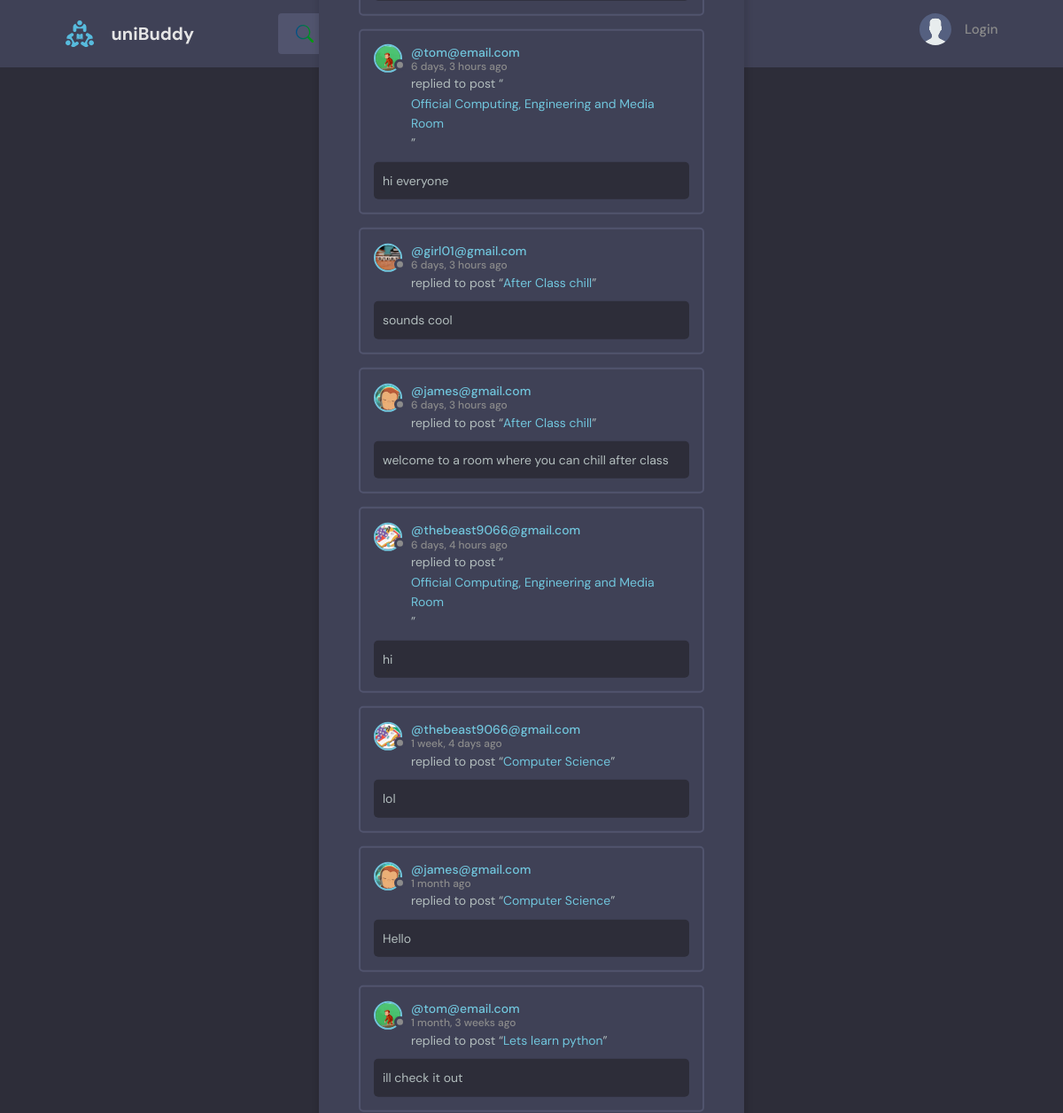
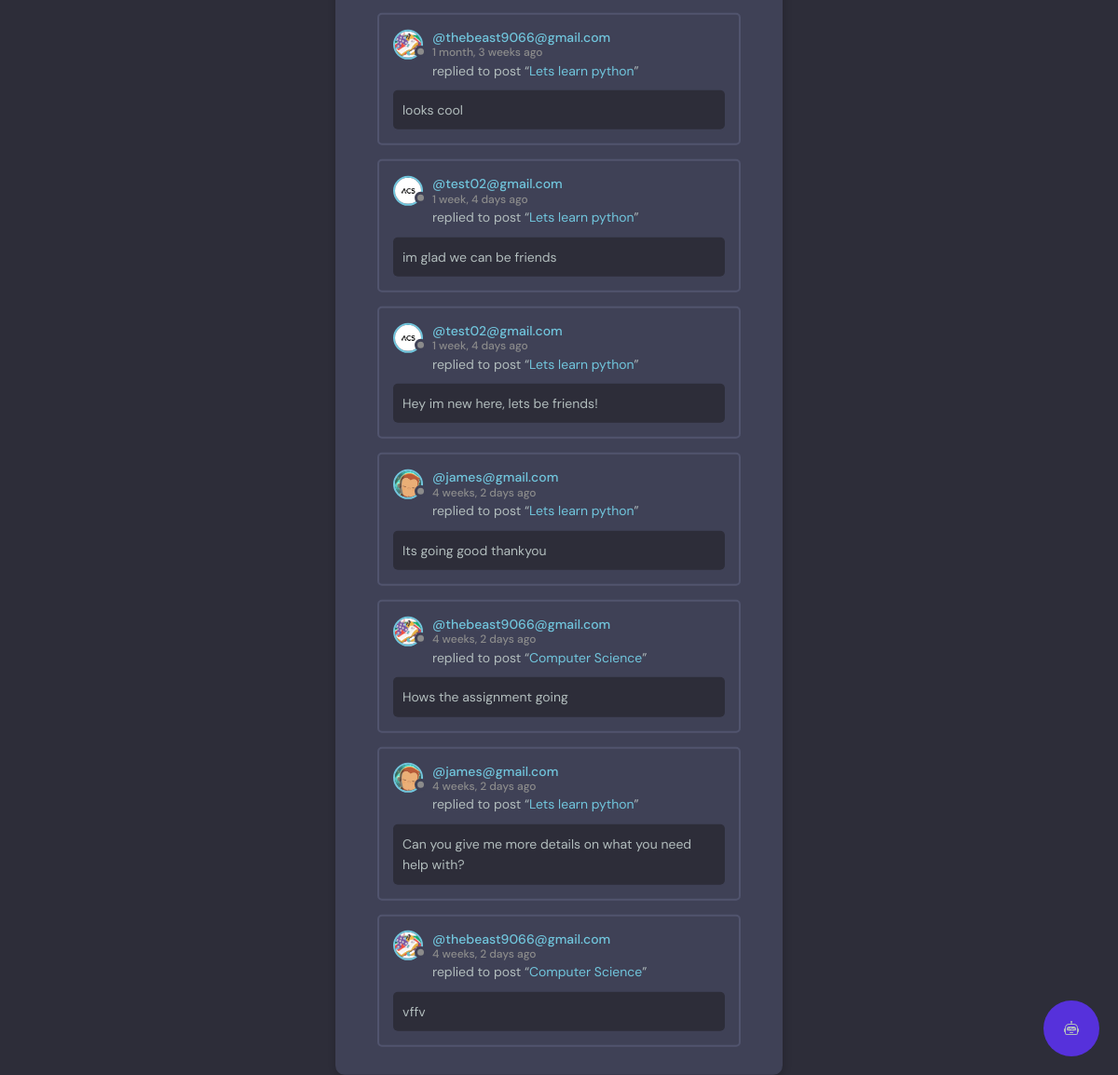
The page /activity/ on the database its author committed (2 pictures, top to bottom).
### base/models.py (models this page shows, shortened)
class Message(models.Model):
    user = models.ForeignKey(
        User, on_delete=models.SET_NULL, null=True, blank=True)
    recipient = models.ForeignKey(
        User, on_delete=models.SET_NULL, null=True, blank=True, related_name="messages")
    name = models.CharField(max_length=200, null=True, blank=True)
    email = models.EmailField(max_length=200, null=True, blank=True)
    subject = models.CharField(max_length=200, null=True, blank=True)
    body = models.TextField()
    is_read = models.BooleanField(default=False, null=True)
    room = models.ForeignKey(Room, on_delete=models.CASCADE)
    updated = models.DateTimeField(auto_now=True)
    created = models.DateTimeField(auto_now_add=True)
    class Meta:
        ordering = ['is_read', '-created']

class User(AbstractUser):
    name = models.CharField(max_length=200, null=True)
    email = models.EmailField(unique=True, null=True)
    bio = models.TextField(null=True)
    avatar = models.ImageField(null=True, default="avatar.svg")
    followers = models.ManyToManyField('self', related_name='following', blank=True, symmetrical=False)
    follower_count = models.IntegerField(default=0)
    last_checked = models.DateTimeField(auto_now_add=True)
    USERNAME_FIELD = 'email'
    REQUIRED_FIELDS = []

class Room(models.Model):
    host = models.ForeignKey(User, on_delete=models.SET_NULL, null=True)
    topic = models.ForeignKey(Topic, on_delete=models.SET_NULL, null=True)
    name = models.CharField(max_length=200)
    description = models.TextField(null=True, blank=True)
    participants = models.ManyToManyField(
        User, related_name='participants', blank=True)
    updated = models.DateTimeField(auto_now=True)
    created = models.DateTimeField(auto_now_add=True)
    upvotes = models.IntegerField(default=0)
    upvoted_by = models.ManyToManyField(User, related_name='upvoted_rooms')
    is_private = models.BooleanField(default=False)
    access_code = models.CharField(max_length=10, blank=True, null=True)
    admins = models.ManyToManyField(User, related_name="admin_rooms", blank=True)
    class Meta:
        ordering = ['-updated', '-created']
    def __str__(self):
        return self.name

### base/views.py (the view)
# urls.py: path('activity/', views.activityPage, name="activity"),
def activityPage(request):
    room_messages = Message.objects.all()
    return render(request, 'base/activity.html', {'room_messages': room_messages})

### base/templates/base/activity.html (shortened to what this page needs)
{% extends 'main.html' %}
{% block content %}
<main class="layout">
  <div class="container">
    <div class="layout__box">
      <div class="activities-page layout__body">
        {% for message in room_messages %}
        <div class="activities__box">
          <div class="activities__boxHeader roomListRoom__header">
            <a href="{% url 'user-profile' message.user.id %}" class="roomListRoom__author">
              <div class="avatar avatar--small">
                <img src="{{message.user.avatar.url}}" />
              </div>
              <p>
                @{{message.user}}
                <span>{{message.created|timesince}} ago</span>
              </p>
            </a>
          </div>
          <div class="activities__boxContent">
            <p>replied to post “<a href="{% url 'room' message.room.id %}">{{message.room}}</a>”</p>
            <div class="activities__boxRoomContent">
              {{message.body}}
            </div>
          </div>
        </div>
        {% endfor %}
      </div>
    </div>
  </div>
</main>
{% endblock content %}

### static/styles/style.css (style rules this page uses)
:root { --color-main: #71c6dd; --color-main-light: #e1f6fb; --color-dark: #3f4156; --color-dark-medium: #51546e; --color-dark-light: #696d97; --color-light: #e5e5e5; --color-gray: #8b8b8b; --color-light-gray: #b2bdbd; --color-bg: #2d2d39; --color-success: #5dd693; --color-error: #fc4b0b; }
* { font-family: "DM Sans", -apple-system, BlinkMacSystemFont, "Segoe UI", Roboto, Oxygen, Ubuntu, Cantarell, "Open Sans", "Helvetica Neue", sans-serif; margin: 0; padding: 0; box-sizing: border-box; text-rendering: optimizeLegibility; font-size: inherit; }
html { font-size: 56.25%; }
@media only screen and (min-width: 1200px) { html { font-size: 62.5%; } }
body { line-height: 1.6; font-weight: 400; font-size: 1.5rem; color: var(--color-light-gray); background-color: var(--color-bg); min-height: 100vh; }
img { width: 100%; }
a { display: inline-block; color: var(--color-main); text-decoration: none; }
.container { max-width: 120rem; width: 90%; margin: auto; }
.avatar { position: relative; display: inline-block; border-radius: 50%; border: 2px solid var(--color-main); }
.avatar img { display: block; border-radius: 50%; object-fit: cover; object-position: center; }
.avatar::after { content: ""; display: block; position: absolute; background-color: var(--color-gray); z-index: 111; border-radius: 50%; border: 0.3rem solid var(--color-dark); }
.avatar.avatar--small img { width: 2.8rem; height: 2.8rem; }
.avatar.avatar--small:after { width: 0.7rem; height: 0.7rem; bottom: 0px; right: -6px; }
.layout { margin-top: 2.4rem; }
.layout > .container { display: flex; justify-content: space-between; align-items: flex-start; }
.layout__box { width: 90%; max-width: 48rem; min-height: 40rem; position: absolute; top: 50%; left: 50%; transform: translate(-50%, -46%); background-color: var(--color-dark); border-radius: 1rem; box-shadow: 1px 1px 6px 3px rgba(0, 0, 0, 0.1); overflow: hidden; }
.layout__body { margin: 3rem; }
.roomListRoom__header { display: flex; justify-content: space-between; align-items: center; }
.roomListRoom__author { font-weight: 500; display: flex; align-items: center; gap: 1rem; }
.activities__box { margin: 1.5rem; padding: 1.5rem; border: 2px solid var(--color-dark-medium); border-radius: 5px; }
.activities__boxHeader p { font-size: 1.4rem; line-height: 1.3; }
.activities__boxHeader p span { color: var(--color-gray); font-size: 1.2rem; display: block; }
.activities__boxContent { margin-left: 4.2rem; }
.activities__boxContent { font-size: 1.4rem; }
.activities__boxRoomContent { background: var(--color-bg); padding: 1rem; border-radius: 5px; margin-top: 1rem; margin-left: -4.2rem; }
html, body { height: 100%; }
body { position: relative; min-height: 100%; margin: 0; padding-bottom: 80px; }

### rows shown on the page
Message: user.avatar (picture), user "tom@email.com", created "6 days, 3 hours", room "Official Computing, Engineering and Media Room", body "hi everyone"
Message: user.avatar (picture), user "girl01@gmail.com", created "6 days, 3 hours", room "After Class chill", body "sounds cool"
Message: user.avatar (picture), user "james@gmail.com", created "6 days, 3 hours", room "After Class chill", body "welcome to a room where you can chill after class"
Message: user.avatar (picture), user "thebeast9066@gmail.com", created "6 days, 4 hours", room "Official Computing, Engineering and Media Room", body "hi"
Message: user.avatar (picture), user "thebeast9066@gmail.com", created "1 week, 4 days", room "Computer Science", body "lol"
Message: user.avatar (picture), user "james@gmail.com", created "1 month", room "Computer Science", body "Hello"
Message: user.avatar (picture), user "tom@email.com", created "1 month, 3 weeks", room "Lets learn python", body "ill check it out"
Message: user.avatar (picture), user "thebeast9066@gmail.com", created "1 month, 3 weeks", room "Lets learn python", body "looks cool"
Message: user.avatar (picture), user "test02@gmail.com", created "1 week, 4 days", room "Lets learn python", body "im glad we can be friends"
Message: user.avatar (picture), user "test02@gmail.com", created "1 week, 4 days", room "Lets learn python", body "Hey im new here, lets be friends!"
Message: user.avatar (picture), user "james@gmail.com", created "4 weeks, 2 days", room "Lets learn python", body "Its going good thankyou"
Message: user.avatar (picture), user "thebeast9066@gmail.com", created "4 weeks, 2 days", room "Computer Science", body "Hows the assignment going"
Message: user.avatar (picture), user "james@gmail.com", created "4 weeks, 2 days", room "Lets learn python", body "Can you give me more details on what you need help with?"
Message: user.avatar (picture), user "thebeast9066@gmail.com", created "4 weeks, 2 days", room "Computer Science", body "vffv"
